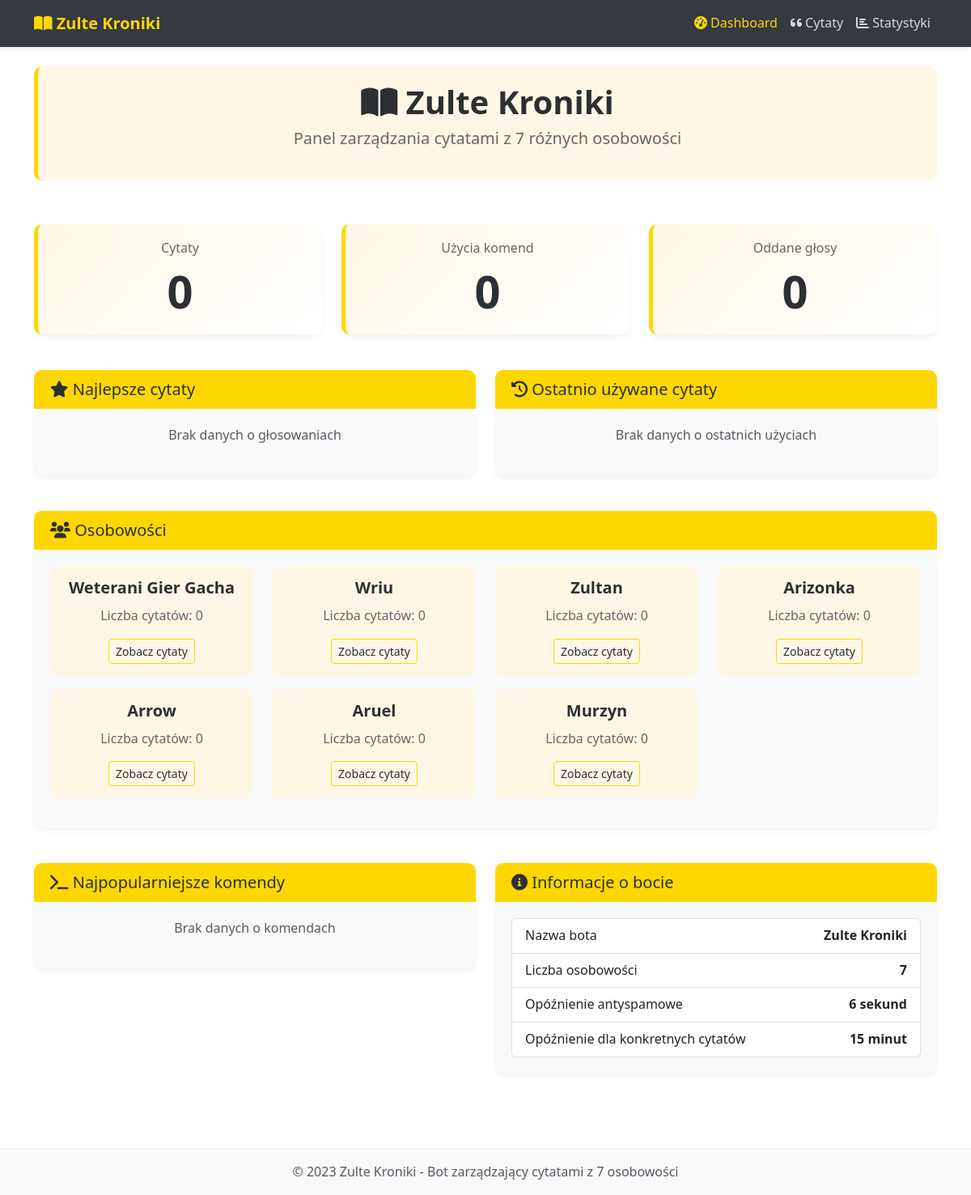
The page / on the database its author committed.
### models.py (models this page shows, shortened)
class Personality(Base):
    __tablename__ = 'personalities'
    id = Column(Integer, primary_key=True)
    name = Column(String(50), nullable=False)
    file_name = Column(String(50), nullable=False)
    quotes_count = Column(Integer, default=0)
    quotes = relationship("Quote", back_populates="personality")

### app.py (the view)
@app.route('/')
def index():
    session = Session()
    try:
        stats = {
            'total_quotes': session.query(func.count(Quote.id)).scalar(),
            'total_commands': session.query(func.count(Command.id)).scalar(),
            'total_votes': session.query(func.count(Vote.id)).scalar(),
            'personalities': session.query(Personality).all()
        }
        top_quotes = session.query(Quote).\
            order_by((Quote.upvotes - Quote.downvotes).desc()).\
            limit(5).all()
        recent_quotes = session.query(Quote).\
            filter(Quote.last_used != None).\
            order_by(Quote.last_used.desc()).\
            limit(5).all()
        commands_stats = session.query(
            Command.command,
            func.count(Command.id).label('count')
        ).group_by(Command.command).order_by(desc('count')).limit(5).all()
        return render_template('dashboard.html',
                               stats=stats,
                               top_quotes=top_quotes,
                               recent_quotes=recent_quotes,
                               commands_stats=commands_stats)
    except Exception as e:
        app.logger.error(f"Error loading dashboard: {e}")
        return render_template('dashboard.html', error=str(e))
    finally:
        session.close()

### templates/dashboard.html (shortened to what this page needs)
{% extends 'base.html' %}
{% block content %}
<div class="row mb-4">
    <div class="col-12">
        <div class="dashboard-header">
            <h1><i class="fas fa-book-open"></i> Zulte Kroniki</h1>
            <p class="lead">Panel zarządzania cytatami z 7 różnych osobowości</p>
        </div>
    </div>
</div>
{% if error %}
<div class="alert alert-danger">
    <h4>Wystąpił błąd:</h4>
    <p>{{ error }}</p>
</div>
{% else %}
<div class="row">
    <div class="col-md-4 mb-4">
        <div class="card stat-card">
            <div class="card-body text-center">
                <h5 class="card-title">Cytaty</h5>
                <p class="display-4">{{ stats.total_quotes }}</p>
            </div>
        </div>
    </div>
    <div class="col-md-4 mb-4">
        <div class="card stat-card">
            <div class="card-body text-center">
                <h5 class="card-title">Użycia komend</h5>
                <p class="display-4">{{ stats.total_commands }}</p>
            </div>
        </div>
    </div>
    <div class="col-md-4 mb-4">
        <div class="card stat-card">
            <div class="card-body text-center">
                <h5 class="card-title">Oddane głosy</h5>
                <p class="display-4">{{ stats.total_votes }}</p>
            </div>
        </div>
    </div>
</div>
<div class="row">
    <div class="col-md-6 mb-4">
        <div class="card">
            <div class="card-header">
                <h5 class="mb-0"><i class="fas fa-star"></i> Najlepsze cytaty</h5>
            </div>
            <div class="card-body quote-list">
                {% if top_quotes %}
                    {% for quote in top_quotes %}
                        <div class="quote-item">
                            <div class="quote-header">
                                <span class="quote-author">{{ quote.personality.name }} #{{ quote.number }}</span>
                                <span class="quote-score">
                                    <i class="fas fa-thumbs-up"></i> {{ quote.upvotes }}
                                    <i class="fas fa-thumbs-down ms-2"></i> {{ quote.downvotes }}
                                </span>
                            </div>
                            <div class="quote-content">{{ quote.content }}</div>
                        </div>
                    {% endfor %}
                {% else %}
                    <p class="text-center text-muted">Brak danych o głosowaniach</p>
                {% endif %}
            </div>
        </div>
    </div>
    <div class="col-md-6 mb-4">
        <div class="card">
            <div class="card-header">
                <h5 class="mb-0"><i class="fas fa-history"></i> Ostatnio używane cytaty</h5>
            </div>
            <div class="card-body quote-list">
                {% if recent_quotes %}
                    {% for quote in recent_quotes %}
                        <div class="quote-item">
                            <div class="quote-header">
                                <span class="quote-author">{{ quote.personality.name }} #{{ quote.number }}</span>
                                <span class="quote-date">
                                    {{ quote.last_used.strftime('%d/%m/%Y %H:%M') }}
                                </span>
                            </div>
                            <div class="quote-content">{{ quote.content }}</div>
                        </div>
                    {% endfor %}
                {% else %}
                    <p class="text-center text-muted">Brak danych o ostatnich użyciach</p>
                {% endif %}
            </div>
        </div>
    </div>
</div>
<div class="row">
    <div class="col-md-12 mb-4">
        <div class="card">
            <div class="card-header">
                <h5 class="mb-0"><i class="fas fa-users"></i> Osobowości</h5>
            </div>
            <div class="card-body">
                <div class="row">
                    {% for personality in stats.personalities %}
                        <div class="col-md-3 col-sm-6 mb-3">
                            <div class="personality-card">
                                <h5>{{ personality.name }}</h5>
                                <p>Liczba cytatów: {{ personality.quotes_count }}</p>
                                <a href="{{ url_for('quotes', personality=personality.file_name) }}" class="btn btn-sm btn-outline-primary">
                                    Zobacz cytaty
                                </a>
                            </div>
                        </div>
                    {% endfor %}
                </div>
            </div>
        </div>
    </div>
</div>
<div class="row">
    <div class="col-md-6 mb-4">
        <div class="card">
            <div class="card-header">
                <h5 class="mb-0"><i class="fas fa-terminal"></i> Najpopularniejsze komendy</h5>
            </div>
            <div class="card-body">
                {% if commands_stats %}
                    <div class="table-responsive">
                        <table class="table table-striped">
                            <thead>
                                <tr>
                                    <th>Komenda</th>
                                    <th>Użycia</th>
                                </tr>
                            </thead>
                            <tbody>
                                {% for cmd in commands_stats %}
                                    <tr>
                                        <td>/{{ cmd.command }}</td>
                                        <td>{{ cmd.count }}</td>
                                    </tr>
                                {% endfor %}
                            </tbody>
                        </table>
                    </div>
                {% else %}
                    <p class="text-center text-muted">Brak danych o komendach</p>
                {% endif %}
            </div>
        </div>
    </div>
    <div class="col-md-6 mb-4">
        <div class="card">
            <div class="card-header">
                <h5 class="mb-0"><i class="fas fa-info-circle"></i> Informacje o bocie</h5>
            </div>
            <div class="card-body">
                <ul class="list-group">
                    <li class="list-group-item d-flex justify-content-between align-items-center">
                        <span>Nazwa bota</span>
                        <span class="fw-bold">Zulte Kroniki</span>
                    </li>
                    <li class="list-group-item d-flex justify-content-between align-items-center">
                        <span>Liczba osobowości</span>
                        <span class="fw-bold">7</span>
                    </li>
                    <li class="list-group-item d-flex justify-content-between align-items-center">
                        <span>Opóźnienie antyspamowe</span>
                        <span class="fw-bold">6 sekund</span>
                    </li>
                    <li class="list-group-item d-flex justify-content-between align-items-center">
                        <span>Opóźnienie dla konkretnych cytatów</span>
                        <span class="fw-bold">15 minut</span>
                    </li>
                </ul>
            </div>
        </div>
    </div>
</div>
{% endif %}
{% endblock %}

### templates/base.html (shortened to what this page needs)
<!DOCTYPE html>
<html lang="pl">
<head>
    <link href="https://cdn.jsdelivr.net/npm/bootstrap@5.3.0/dist/css/bootstrap.min.css" rel="stylesheet">
    <link href="https://cdnjs.cloudflare.com/ajax/libs/font-awesome/6.0.0/css/all.min.css" rel="stylesheet">
    <link rel="stylesheet" href="{{ url_for('static', filename='css/style.css') }}">
</head>
<body>
    <nav class="navbar navbar-expand-lg navbar-dark">
        <div class="container">
            <a class="navbar-brand" href="{{ url_for('index') }}">
                <i class="fas fa-book-open"></i> Zulte Kroniki
            </a>
            <div class="collapse navbar-collapse" id="navbarNav">
                <ul class="navbar-nav ms-auto">
                    <li class="nav-item">
                        <a class="nav-link {% if request.path == url_for('index') %}active{% endif %}" href="{{ url_for('index') }}">
                            <i class="fas fa-tachometer-alt"></i> Dashboard
                        </a>
                    </li>
                    <li class="nav-item">
                        <a class="nav-link {% if request.path == url_for('quotes') %}active{% endif %}" href="{{ url_for('quotes') }}">
                            <i class="fas fa-quote-left"></i> Cytaty
                        </a>
                    </li>
                    <li class="nav-item">
                        <a class="nav-link {% if request.path == url_for('stats') %}active{% endif %}" href="{{ url_for('stats') }}">
                            <i class="fas fa-chart-bar"></i> Statystyki
                        </a>
                    </li>
                </ul>
            </div>
        </div>
    </nav>
    <div class="container mt-4">
        {% block content %}
        {% endblock %}
    </div>
    <footer class="footer mt-5 py-3">
        <div class="container text-center">
            <span class="text-muted">© 2023 Zulte Kroniki - Bot zarządzający cytatami z 7 osobowości</span>
        </div>
    </footer>
</body>
</html>

### static/css/style.css (style rules this page uses)
:root { --primary: #FFD700; --secondary: #FFF7E6; --accent: #FFB300; --text: #2C2F33; --background: #FFFFFF; --card-bg: #F8F9FA; --navbar-bg: #343A40; --footer-bg: #F8F9FA; }
body { font-family: 'Segoe UI', Tahoma, Geneva, Verdana, sans-serif; color: var(--text); background-color: var(--background); line-height: 1.6; }
.navbar { background-color: var(--navbar-bg); box-shadow: 0 2px 5px rgba(0, 0, 0, 0.1); }
.navbar-brand { font-weight: bold; color: var(--primary) !important; }
.nav-link { color: rgba(255, 255, 255, 0.8) !important; transition: color 0.3s; }
.nav-link:hover, .nav-link.active { color: var(--primary) !important; }
.card { border: none; border-radius: 10px; box-shadow: 0 4px 6px rgba(0, 0, 0, 0.05); margin-bottom: 20px; background-color: var(--card-bg); transition: transform 0.3s, box-shadow 0.3s; }
.card-header { background-color: var(--primary); color: var(--text); border-bottom: none; border-radius: 10px 10px 0 0 !important; font-weight: 600; padding: 12px 20px; }
.card-body { padding: 20px; }
.dashboard-header { text-align: center; margin-bottom: 30px; padding: 20px 0; background-color: var(--secondary); border-radius: 10px; border-left: 5px solid var(--primary); }
.dashboard-header h1 { color: var(--text); font-weight: bold; margin-bottom: 5px; }
.dashboard-header .lead { color: #666; }
.stat-card { background: linear-gradient(135deg, var(--secondary) 0%, #FFFFFF 100%); border-left: 5px solid var(--primary); }
.stat-card .card-title { color: #666; font-size: 1rem; margin-bottom: 10px; }
.stat-card .display-4 { color: var(--text); font-weight: bold; margin: 0; }
.quote-list { max-height: 500px; overflow-y: auto; }
.personality-card { padding: 15px; background-color: var(--secondary); border-radius: 8px; text-align: center; height: 100%; transition: transform 0.3s; }
.personality-card h5 { color: var(--text); font-weight: 600; margin-bottom: 10px; }
.personality-card p { color: #666; margin-bottom: 15px; }
.btn-outline-primary { color: var(--text); border-color: var(--primary); }
.footer { background-color: var(--footer-bg); border-top: 1px solid #eee; }

### rows shown on the page
Personality: name "Weterani Gier Gacha", quotes_count "0"
Personality: name "Wriu", quotes_count "0"
Personality: name "Zultan", quotes_count "0"
Personality: name "Arizonka", quotes_count "0"
Personality: name "Arrow", quotes_count "0"
Personality: name "Aruel", quotes_count "0"
Personality: name "Murzyn", quotes_count "0"

### other values the page prints
{{ stats.total_quotes }} "0"
{{ stats.total_commands }} "0"
{{ stats.total_votes }} "0"
